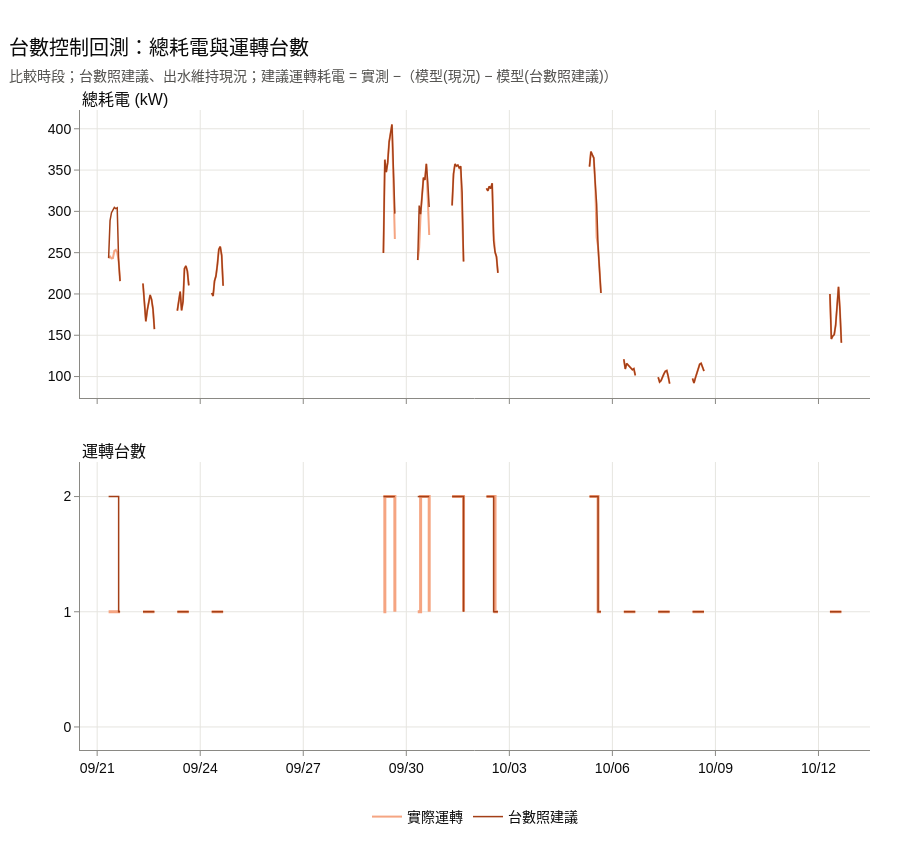

The code cell stored with this chart in its notebook:
### Markdown cell above
## 3. 台數控制回測

- **台數**照第 2 節建議，**出水維持現況**（CH-2 用實測；建議並聯但 CH-1 沒開時，CH-1 出水、兩台流量用並聯時中位數）
- **建議運轉耗電** = 實測 −（模型(現況) − 模型(台數照建議)）；CH-2 用灰箱模型，CH-1 用性能曲線 × 出水溫度修正
- 建議的台數做不到（如超出 CH-2 單機範圍）時沿用現況

### Code cell
result = bt.evaluate(units, recommendation, curves, ch2_model, sensitivity, TYP)
# 各步驟相對前一步
step_saving = {
    step: bt.saving(result, units, step, previous)
    for step, previous in [("S1", "S0"), ("S2", "S1"), ("S3", "S2")]
}
unknown = result["S0 kW"].isna()  # 現況無法評估（以實測表示）

N_UNITS = {
    rules.OFF: 0,
    rules.TOO_LOW: 0,
    rules.CH2_ONLY: 1,
    rules.CH1_ONLY: 1,
    rules.BOTH: 2,
}
recommended_plan = recommendation["建議方案"].where(comparable)  # 無建議的小時照實際
step1_by_hour = bt.by_hour(step_saving["S1"], units).reindex(hourly.index).fillna(0)
kw_step1 = (hourly.KW_ACT - step1_by_hour).where(comparable)

fig = make_subplots(
    rows=2,
    cols=1,
    shared_xaxes=True,
    vertical_spacing=0.1,
    subplot_titles=("總耗電 (kW)", "運轉台數"),
)
plan_lines = [
    (
        "實際運轉",
        hourly.KW_ACT.where(comparable),
        hourly.PLAN.where(comparable),
        "#f5a582",
        2,
        "actual",
    ),
    ("台數照建議", kw_step1, recommended_plan, "#a33f17", 1.5, "plan"),
]
for line_name, power, plan, color, width, group in plan_lines:
    # 台數圖的實際運轉線加粗一點
    if group == "actual":
        plan_width = width + 1
    else:
        plan_width = width
    fig.add_trace(
        go.Scatter(
            x=power.index,
            y=power,
            mode="lines",
            name=line_name,
            legendgroup=group,
            line=dict(color=color, width=width),
        ),
        row=1,
        col=1,
    )
    fig.add_trace(
        go.Scatter(
            x=plan.index,
            y=plan.map(N_UNITS),
            mode="lines",
            name=line_name,
            legendgroup=group,
            showlegend=False,
            line=dict(color=color, width=plan_width, shape="hv"),
        ),
        row=2,
        col=1,
    )
fig.update_yaxes(tickvals=[0, 1, 2], range=[-0.2, 2.3], row=2, col=1)
fig.update_layout(hovermode="x unified")
date_axis(fig)
fig.update_xaxes(
    range=[days.min() - pd.Timedelta(hours=12), days.max() + pd.Timedelta(hours=36)]
)
show(
    fig,
    "台數控制回測：總耗電與運轉台數",
    "比較時段；台數照建議、出水維持現況；"
    "建議運轉耗電 = 實測 −（模型(現況) − 模型(台數照建議)）",
    legend="bottom",
    height=850,
)

actual_plan = np.where(units.ON1, rules.BOTH, rules.CH2_ONLY)
changed = (result["S1 kW"] != result["S0 kW"]) & ~unknown
print(
    f"評估 {len(units)} 個單位：台數照建議節電 {step_saving['S1'].sum():,.0f} kWh"
    f"（{step_saving['S1'].sum() / meter_kwh * 100:.1f}%）；"
    f"台數改變 {int(changed.sum())} 個單位；"
    f"現況無法評估、以實測表示 {int(unknown.sum())} 個"
)
for plan_name in [rules.BOTH, rules.CH2_ONLY]:
    plan_units = actual_plan == plan_name
    print(
        f"  實際{plan_name}：{int(plan_units.sum())} 個單位，"
        f"台數照建議節電 {step_saving['S1'][plan_units].sum():,.0f} kWh"
    )

### Figure 1 — Plotly figure (JSON) as saved in the notebook; plotly's stock layout.template omitted (floating-point values rounded to 4 significant figures; data arrays with more than 128 entries replaced by an {"elided": "..."} marker saying what was removed)
{"data": [{"legendgroup": "actual", "line": {"color": "#f5a582", "width": 2}, "mode": "lines", "name": "實際運轉", "type": "scatter", "x": {"elided": "648 str values"}, "xaxis": "x", "y": {"elided": "648 float values"}, "yaxis": "y"}, {"legendgroup": "actual", "line": {"color": "#f5a582", "shape": "hv", "width": 3}, "mode": "lines", "name": "實際運轉", "showlegend": false, "type": "scatter", "x": {"elided": "648 str values"}, "xaxis": "x2", "y": {"elided": "648 float values"}, "yaxis": "y2"}, {"legendgroup": "plan", "line": {"color": "#a33f17", "width": 1.5}, "mode": "lines", "name": "台數照建議", "type": "scatter", "x": {"elided": "648 str values"}, "xaxis": "x", "y": {"elided": "648 float values"}, "yaxis": "y"}, {"legendgroup": "plan", "line": {"color": "#a33f17", "shape": "hv", "width": 1.5}, "mode": "lines", "name": "台數照建議", "showlegend": false, "type": "scatter", "x": {"elided": "648 str values"}, "xaxis": "x2", "y": {"elided": "648 float values"}, "yaxis": "y2"}], "layout": {"annotations": [{"font": {"size": 16}, "showarrow": false, "text": "總耗電 (kW)", "x": 0.0, "xanchor": "left", "xref": "paper", "y": 1.0, "yanchor": "bottom", "yref": "paper"}, {"font": {"size": 16}, "showarrow": false, "text": "運轉台數", "x": 0.0, "xanchor": "left", "xref": "paper", "y": 0.45, "yanchor": "bottom", "yref": "paper"}], "height": 850, "hovermode": "x unified", "legend": {"orientation": "h", "x": 0.5, "xanchor": "center", "y": 0.02, "yanchor": "bottom", "yref": "container"}, "margin": {"b": 100}, "title": {"subtitle": {"text": "比較時段；台數照建議、出水維持現況；建議運轉耗電 = 實測 −（模型(現況) − 模型(台數照建議)）"}, "text": "台數控制回測：總耗電與運轉台數"}, "xaxis": {"anchor": "y", "domain": [0.0, 1.0], "hoverformat": "%m/%d %H:%M", "matches": "x2", "range": ["2026-09-20T12:00:00+08:00", "2026-10-13T12:00:00+08:00"], "showticklabels": false, "tickformat": "%m/%d"}, "xaxis2": {"anchor": "y2", "domain": [0.0, 1.0], "hoverformat": "%m/%d %H:%M", "range": ["2026-09-20T12:00:00+08:00", "2026-10-13T12:00:00+08:00"], "tickformat": "%m/%d"}, "yaxis": {"anchor": "x", "domain": [0.55, 1.0]}, "yaxis2": {"anchor": "x2", "domain": [0.0, 0.45], "range": [-0.2, 2.3], "tickvals": [0, 1, 2]}}}
